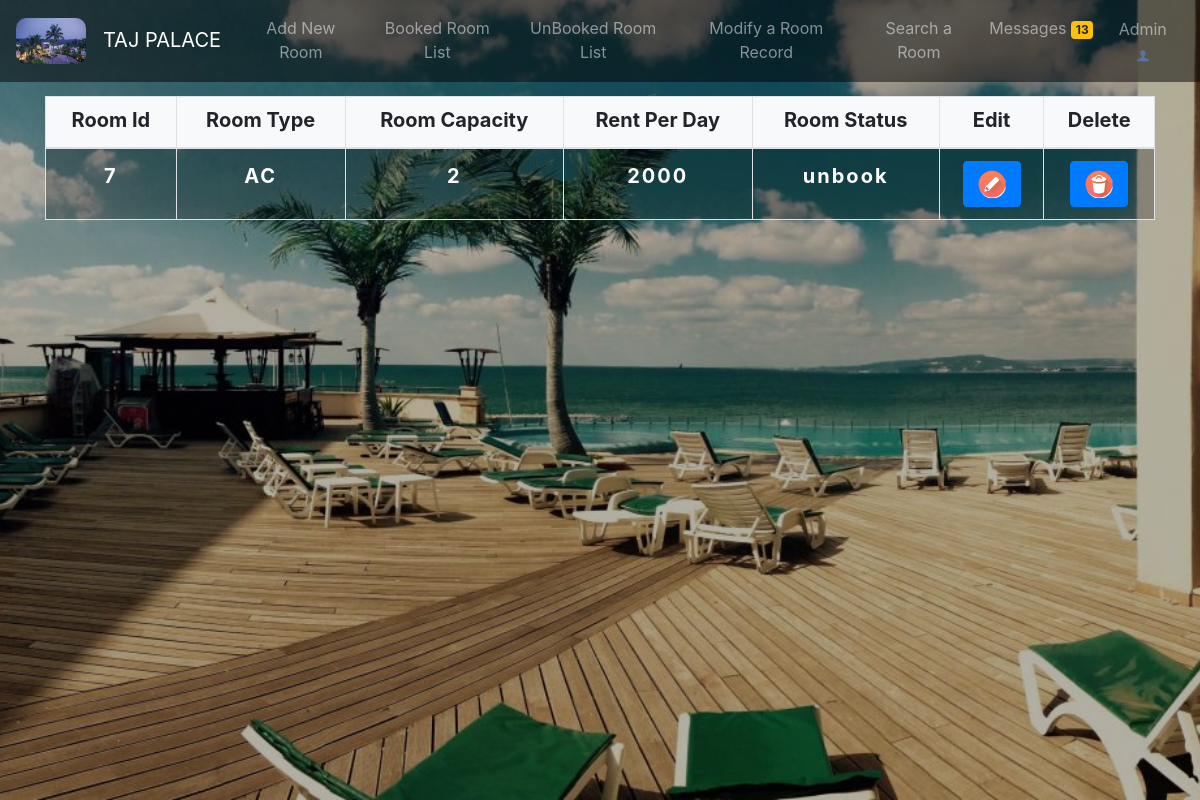
/admin/modify_record.php, run on the app's committed database.
### tables this page shows
CREATE TABLE `room` (
  `room_id` int(11) NOT NULL,
  `type` varchar(20) NOT NULL,
  `capacity` varchar(20) NOT NULL,
  `rent_per_day` int(10) NOT NULL,
  `status` varchar(20) NOT NULL DEFAULT 'unbook'
);

### admin/modify_record.php (the view, shortened to what this page needs)
<?php
include("dbcon.php");
$sql="SELECT COUNT(no) AS total FROM messages WHERE status='No Reply' ";
$run=mysqli_query($con,$sql);
$data=mysqli_fetch_assoc($run);
?>
<!DOCTYPE html>
<html lang="en">
<head>
  <link rel="stylesheet" href="https://maxcdn.bootstrapcdn.com/bootstrap/4.3.1/css/bootstrap.min.css">
    <script src="https://maxcdn.bootstrapcdn.com/bootstrap/4.3.1/js/bootstrap.min.js"></script></head>
<body>
    <nav class="navbar navbar-expand-lg navbar-dark fixed-top">
    <a href="index1.php" class="navbar-brand"><img src="img/g2.jpg" style="width: 70px;height: 70;border-radius: 10px;">&nbsp;&nbsp;&nbsp;TAJ PALACE</a>
    <div class="collapse navbar-collapse" id="navbaraid">
    <ul class="navbar-nav ml-auto text-center">
      <li class="nav-item"><a class="nav-link" href="index1.php">Add New Room</a></li>
      <li class="nav-item"><a class="nav-link" href="booked.php">Booked Room List</a></li>
      <li class="nav-item"><a class="nav-link" href="unbooked.php">UnBooked Room List</a></li>
      <li class="nav-item"><a class="nav-link" href="modify_record.php">Modify a Room Record</a></li>
      <li class="nav-item"><a class="nav-link" href="search_room.php">Search a Room</a></li>
      <li class="nav-item"><a class="nav-link" href="messages.php">Messages&nbsp;<span class="badge badge-warning"><?php echo $data['total'];?></span></a></li>
      <li class="nav-item text-center"><a href="admindesign.php" class="btn nav-link">Admin<img src="img/admn.png" style="width: 20px;height: 20px;"></a>
      </li>
   </ul>
  </div>
  </nav>
   <header id="head" style="width: 100%;height: 100vh;"><br><br><br><br>
    <div class="container">
    <form method="get">
    <table class="table table-striped table-responsive-md table-bordered">
      <thead class="bg-light">
        <tr>
          <th class="text-center" style="font-size: 20px;padding-top: 8px;">Room Id</th>
          <th class="text-center" style="font-size: 20px;padding-top: 8px;">Room Type</th>
          <th class="text-center" style="font-size: 20px;padding-top: 8px;">Room Capacity</th>
          <th class="text-center" style="font-size: 20px;padding-top: 8px;">Rent Per Day</th>
          <th class="text-center" style="font-size: 20px;padding-top: 8px;">Room Status</th>
          <th class="text-center" style="font-size: 20px;padding-top: 8px;">Edit</th>
          <th class="text-center" style="font-size: 20px;padding-top: 8px;">Delete</th>
        </tr>
      </thead>
<?php
include("dbcon.php");
$sql="SELECT * FROM `room` WHERE `status`='unbook'";
$run=mysqli_query($con,$sql);
while($data=mysqli_fetch_assoc($run))
{
  ?>
  <tbody style="background-color: rgba(0,0,0,0.2);color:white;font-size: 20px;font-weight: bold;letter-spacing: 2px;">
  <tr>
    <td class="text-center"><?php echo $data['room_id'];?></td>
    <td class="text-center"><?php echo $data['type'];?></td>
    <td class="text-center"><?php echo $data['capacity'];?></td>
    <td class="text-center"><?php echo $data['rent_per_day'];?></td>
    <td class="text-center"><?php echo $data['status'];?></td>
    <td class="text-center"><a href="editdata.php?id=<?php echo $data['room_id']; ?>" class="btn btn-primary"><img src="img/edit.png"></a></td>
    <td class="text-center"><a href="delete_data.php?sid=<?php echo $data['room_id']; ?>" class="btn btn-primary"><img src="img/delete.png"></a></td>
  </tr>
  <?php
}
?>
</div>
</header>

### admin/modify_record.php (style rules this page uses)
#head { background: linear-gradient(rgba(0,0,0,0.3),rgba(0,0,0,0.3)),url(img/bms.jpg); background-size: cover; background-position: center; background-attachment: fixed; }
.navbar { background-color: rgba(0,0,0,0.5); }

### data on the page
room: room_id "7", type "AC", capacity "2", rent_per_day "2000", status "unbook"

### other printed values
$data['total'] "13"
